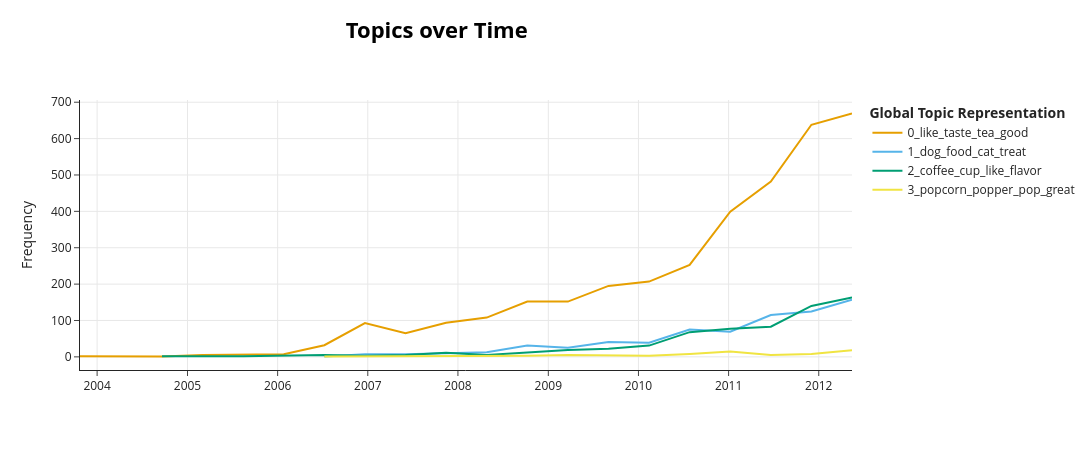

The cell this chart's notebook holds for it:
### Markdown cell above
## 6. Topic Distribution Over Time

### Code cell
timestamps = pd.to_datetime(df_sample['Time'], unit='s').tolist()
fig = topic_model.plot_topics_over_time(docs, timestamps, n_bins=20)
fig.show()

### Figure 1 — Plotly figure (JSON) as saved in the notebook; plotly's stock layout.template omitted (floating-point values rounded to 4 significant figures)
{"data": [{"hoverinfo": "text", "hovertext": ["<b>Topic 0</b><br>Words: quotbeetlejuicequot, burton, funny, imagination, scene", "<b>Topic 0</b><br>Words: cheese, potato, actually, anyways, surprisingly", "<b>Topic 0</b><br>Words: sauce, hot, texas, fun, carolina", "<b>Topic 0</b><br>Words: gift, party, would, gum, enjoyed", "<b>Topic 0</b><br>Words: curry, tea, darjeeling, flavor, thai", "<b>Topic 0</b><br>Words: tea, taste, flavor, like, good", "<b>Topic 0</b><br>Words: tea, like, mg, taste, great", "<b>Topic 0</b><br>Words: tea, bergamot, flavor, like, taste", "<b>Topic 0</b><br>Words: like, great, good, taste, one", "<b>Topic 0</b><br>Words: taste, flavor, like, good, one", "<b>Topic 0</b><br>Words: tea, taste, like, good, product", "<b>Topic 0</b><br>Words: like, taste, product, good, flavor", "<b>Topic 0</b><br>Words: taste, like, flavor, tea, product", "<b>Topic 0</b><br>Words: like, taste, tea, good, great", "<b>Topic 0</b><br>Words: like, taste, good, great, one", "<b>Topic 0</b><br>Words: like, taste, tea, one, good", "<b>Topic 0</b><br>Words: like, taste, tea, product, flavor", "<b>Topic 0</b><br>Words: like, taste, tea, good, flavor", "<b>Topic 0</b><br>Words: like, taste, good, product, tea"], "marker": {"color": "#E69F00"}, "mode": "lines", "name": "0_like_taste_tea_good", "type": "scatter", "x": ["2003-10-23T17:06:43.200000000", "2004-09-19T16:48:00.000000000", "2005-03-03T01:12:00.000000000", "2005-08-14T09:36:00.000000000", "2006-01-25T18:00:00.000000000", "2006-07-09T02:24:00.000000000", "2006-12-20T10:48:00.000000000", "2007-06-02T19:12:00.000000000", "2007-11-14T03:36:00.000000000", "2008-04-26T12:00:00.000000000", "2008-10-07T20:24:00.000000000", "2009-03-21T04:48:00.000000000", "2009-09-01T13:12:00.000000000", "2010-02-12T21:36:00.000000000", "2010-07-27T06:00:00.000000000", "2011-01-07T14:24:00.000000000", "2011-06-20T22:48:00.000000000", "2011-12-02T07:12:00.000000000", "2012-05-14T15:36:00.000000000"], "y": [2, 1, 5, 6, 7, 32, 93, 65, 94, 108, 152, 152, 195, 207, 253, 399, 482, 638, 669]}, {"hoverinfo": "text", "hovertext": ["<b>Topic 1</b><br>Words: kind, tryign, reccommended, dog, itchy", "<b>Topic 1</b><br>Words: dog, food, treat, cat, knobby", "<b>Topic 1</b><br>Words: dog, treat, however, food, product", "<b>Topic 1</b><br>Words: dog, food, cat, treat, like", "<b>Topic 1</b><br>Words: dog, food, treat, cat, canidae", "<b>Topic 1</b><br>Words: dog, treat, food, cat, love", "<b>Topic 1</b><br>Words: cat, dog, treat, food, eat", "<b>Topic 1</b><br>Words: dog, food, treat, cat, love", "<b>Topic 1</b><br>Words: dog, food, cat, treat, one", "<b>Topic 1</b><br>Words: food, dog, cat, treat, love", "<b>Topic 1</b><br>Words: dog, food, cat, treat, love", "<b>Topic 1</b><br>Words: dog, food, treat, cat, love", "<b>Topic 1</b><br>Words: dog, food, treat, cat, love", "<b>Topic 1</b><br>Words: dog, food, cat, treat, love"], "marker": {"color": "#56B4E9"}, "mode": "lines", "name": "1_dog_food_cat_treat", "type": "scatter", "x": ["2006-07-09T02:24:00.000000000", "2006-12-20T10:48:00.000000000", "2007-06-02T19:12:00.000000000", "2007-11-14T03:36:00.000000000", "2008-04-26T12:00:00.000000000", "2008-10-07T20:24:00.000000000", "2009-03-21T04:48:00.000000000", "2009-09-01T13:12:00.000000000", "2010-02-12T21:36:00.000000000", "2010-07-27T06:00:00.000000000", "2011-01-07T14:24:00.000000000", "2011-06-20T22:48:00.000000000", "2011-12-02T07:12:00.000000000", "2012-05-14T15:36:00.000000000"], "y": [1, 7, 7, 11, 13, 31, 25, 41, 39, 75, 69, 115, 125, 157]}, {"hoverinfo": "text", "hovertext": ["<b>Topic 2</b><br>Words: coffee, pod, best, ground, cup", "<b>Topic 2</b><br>Words: coffee, nice, cup, pod, flavored", "<b>Topic 2</b><br>Words: coffee, pod, smooth, sure, handbook", "<b>Topic 2</b><br>Words: coffee, tassimo, incl, illy, flavor", "<b>Topic 2</b><br>Words: coffee, cup, box, acidic, non", "<b>Topic 2</b><br>Words: coffee, cup, heaping, two, belly", "<b>Topic 2</b><br>Words: coffee, cup, taste, like, bean", "<b>Topic 2</b><br>Words: coffee, tassimo, tdiscs, caffeine, cup", "<b>Topic 2</b><br>Words: coffee, pod, machine, flavor, cup", "<b>Topic 2</b><br>Words: coffee, cup, starbucks, like, also", "<b>Topic 2</b><br>Words: coffee, cup, strong, one, flavor", "<b>Topic 2</b><br>Words: coffee, cup, like, blend, taste", "<b>Topic 2</b><br>Words: coffee, cup, flavor, taste, like", "<b>Topic 2</b><br>Words: coffee, cup, like, flavor, taste", "<b>Topic 2</b><br>Words: coffee, cup, flavor, like, kcups", "<b>Topic 2</b><br>Words: coffee, cup, pod, like, taste", "<b>Topic 2</b><br>Words: coffee, cup, taste, flavor, like"], "marker": {"color": "#009E73"}, "mode": "lines", "name": "2_coffee_cup_like_flavor", "type": "scatter", "x": ["2004-09-19T16:48:00.000000000", "2005-03-03T01:12:00.000000000", "2005-08-14T09:36:00.000000000", "2006-07-09T02:24:00.000000000", "2006-12-20T10:48:00.000000000", "2007-06-02T19:12:00.000000000", "2007-11-14T03:36:00.000000000", "2008-04-26T12:00:00.000000000", "2008-10-07T20:24:00.000000000", "2009-03-21T04:48:00.000000000", "2009-09-01T13:12:00.000000000", "2010-02-12T21:36:00.000000000", "2010-07-27T06:00:00.000000000", "2011-01-07T14:24:00.000000000", "2011-06-20T22:48:00.000000000", "2011-12-02T07:12:00.000000000", "2012-05-14T15:36:00.000000000"], "y": [2, 1, 2, 5, 3, 5, 11, 5, 11, 19, 22, 31, 68, 77, 83, 140, 163]}, {"hoverinfo": "text", "hovertext": ["<b>Topic 3</b><br>Words: popcorn, priceand, amazoncomgot, popcornit, redenbacher", "<b>Topic 3</b><br>Words: popper, popcorn, air, blow, popping", "<b>Topic 3</b><br>Words: popcorn, whirley, pop, teaspon, toppingseasoning", "<b>Topic 3</b><br>Words: popcorn, pop, like, oil, white", "<b>Topic 3</b><br>Words: popcorn, version, whirlypop, unsatisfactory, popper", "<b>Topic 3</b><br>Words: popcorn, kernel, decide, great, veggie", "<b>Topic 3</b><br>Words: popcorn, kernel, corn, caramel, flake", "<b>Topic 3</b><br>Words: popcorn, pop, corn, would, nut", "<b>Topic 3</b><br>Words: popcorn, flake, corn, popper, popping", "<b>Topic 3</b><br>Words: popcorn, like, theater, taste, salty", "<b>Topic 3</b><br>Words: popcorn, northern, great, popper, popping", "<b>Topic 3</b><br>Words: popcorn, pop, flavacol, movie, oil", "<b>Topic 3</b><br>Words: popcorn, taste, theater, stale, movie", "<b>Topic 3</b><br>Words: popcorn, popper, great, oil, taste"], "marker": {"color": "#F0E442"}, "mode": "lines", "name": "3_popcorn_popper_pop_great", "type": "scatter", "x": ["2006-07-09T02:24:00.000000000", "2006-12-20T10:48:00.000000000", "2007-06-02T19:12:00.000000000", "2007-11-14T03:36:00.000000000", "2008-04-26T12:00:00.000000000", "2008-10-07T20:24:00.000000000", "2009-03-21T04:48:00.000000000", "2009-09-01T13:12:00.000000000", "2010-02-12T21:36:00.000000000", "2010-07-27T06:00:00.000000000", "2011-01-07T14:24:00.000000000", "2011-06-20T22:48:00.000000000", "2011-12-02T07:12:00.000000000", "2012-05-14T15:36:00.000000000"], "y": [1, 1, 1, 3, 2, 3, 5, 3, 3, 8, 15, 5, 8, 18]}], "layout": {"height": 450, "hoverlabel": {"bgcolor": "white", "font": {"family": "Rockwell", "size": 16}}, "legend": {"title": {"text": "<b>Global Topic Representation"}}, "title": {"font": {"color": "Black", "size": 22}, "text": "<b>Topics over Time</b>", "x": 0.4, "xanchor": "center", "y": 0.95, "yanchor": "top"}, "width": 1250, "xaxis": {"showgrid": true}, "yaxis": {"showgrid": true, "title": {"text": "Frequency"}}}}
